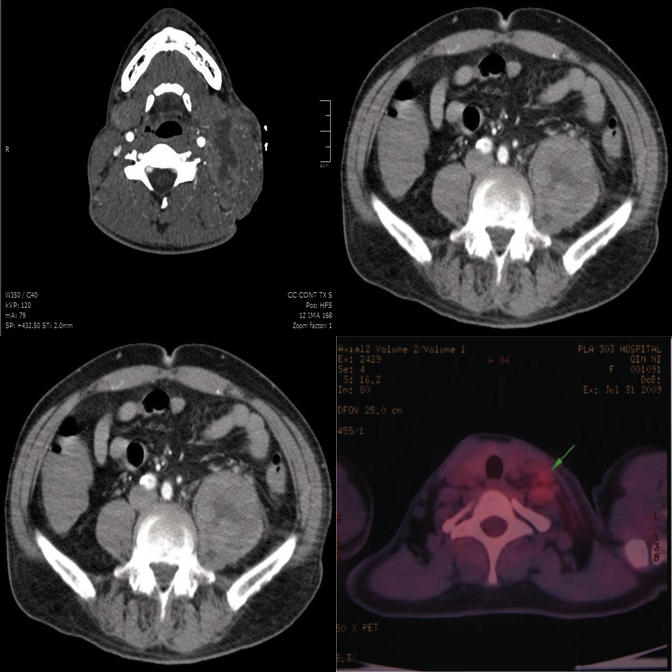
#> input picture assets/example_neg.png, 672 x 672 px
$ python trim.py assets/example_neg.png out.png
#> lines starting #> are read from the running program, lines starting #| are printed output that depends on the picture
#> further down, im is the input picture: PIL image 672x672 RGB; mean R, G, B 49.2, 46.2, 48.1
import sys

try:
    from PIL import Image, ImageChops

    def trim(im):
        # Pick top-left pixel as background color
        bg = Image.new(im.mode, im.size, (255,255,255))
#> bg: PIL image 672x672 RGB; every value is 255
        diff = ImageChops.difference(im, bg)
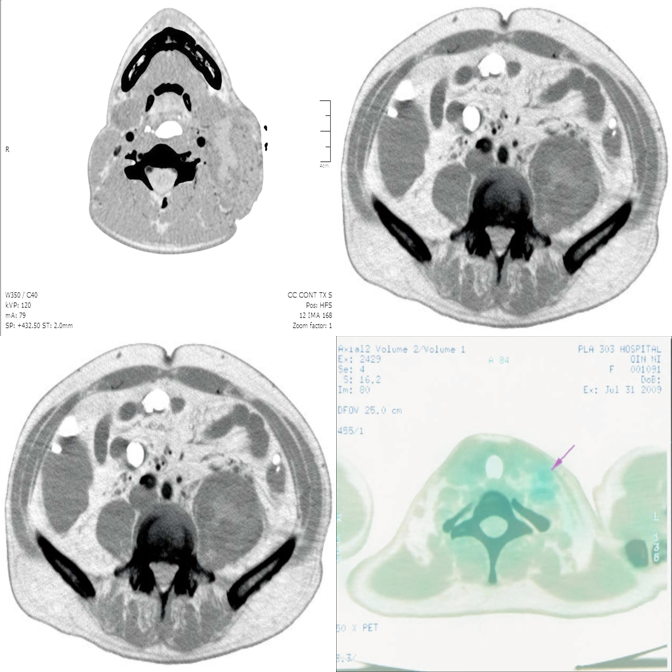
#> diff: PIL image 672x672 RGB; mean R, G, B 205.8, 208.8, 206.9
        diff = ImageChops.add(diff, diff, 2.0, -100)
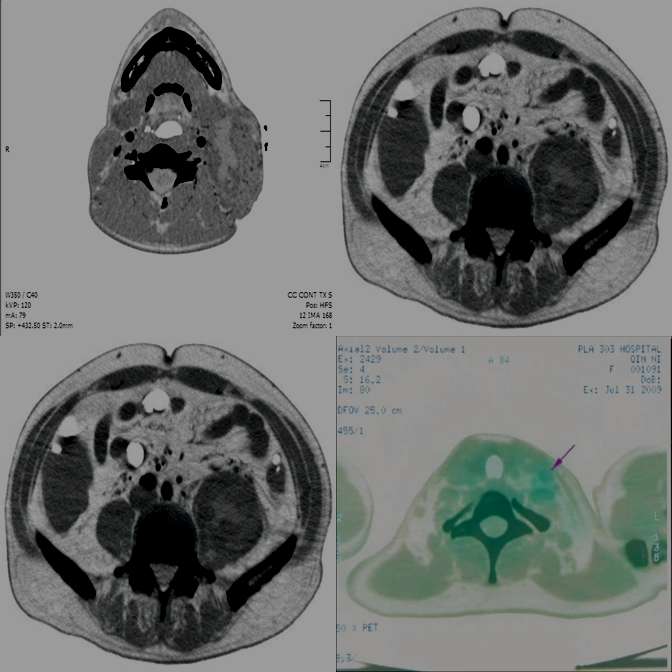
#> diff: PIL image 672x672 RGB; mean R, G, B 109.3, 112.3, 110.3
        bbox = diff.getbbox()
#> bbox = (0, 0, 672, 672)
        if bbox:
            padding = 10
            x1 = max(0, bbox[0] - padding)
#> x1 = 0
            y1 = max(0, bbox[1] - padding)
#> y1 = 0
            x2 = min(im.size[0], bbox[2] + padding)
#> x2 = 672
            y2 = min(im.size[1], bbox[3] + padding)
#> y2 = 672
            return im.crop((x1, y1, x2, y2))
        return im

    img_path = sys.argv[1]
    out_path = sys.argv[2]
    im = Image.open(img_path).convert("RGB")
    cropped = trim(im)
    cropped.save(out_path)
    print("Trimmed successfully to", cropped.size)
#| Trimmed successfully to (672, 672)
except ImportError as e:
    print("PIL not found, copying directly:", e)
    import shutil
    shutil.copyfile(sys.argv[1], sys.argv[2])

$ run again, on assets/example_t2.png
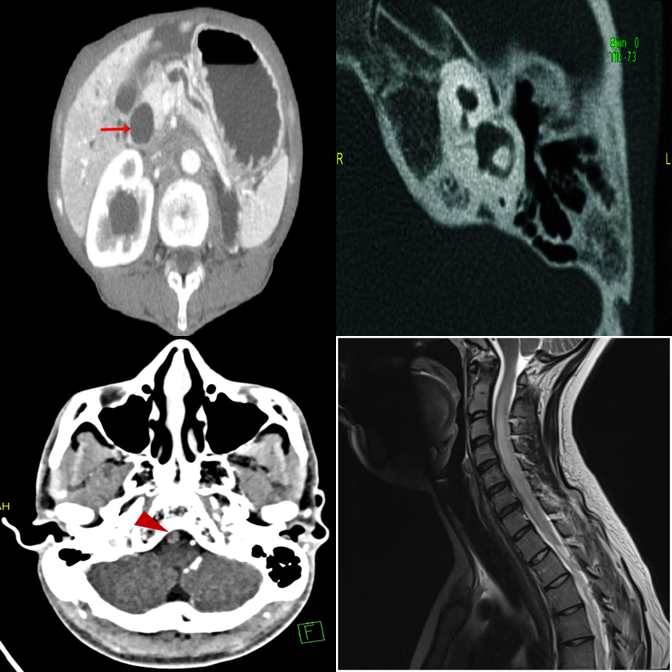
#> input picture assets/example_t2.png, 672 x 672 px
#> im is the input picture: PIL image 672x672 RGB; mean R, G, B 70, 72.8, 72.7
#> bg: PIL image 672x672 RGB; every value is 255
#> in trim, `diff = ImageChops.difference(im, bg)`:
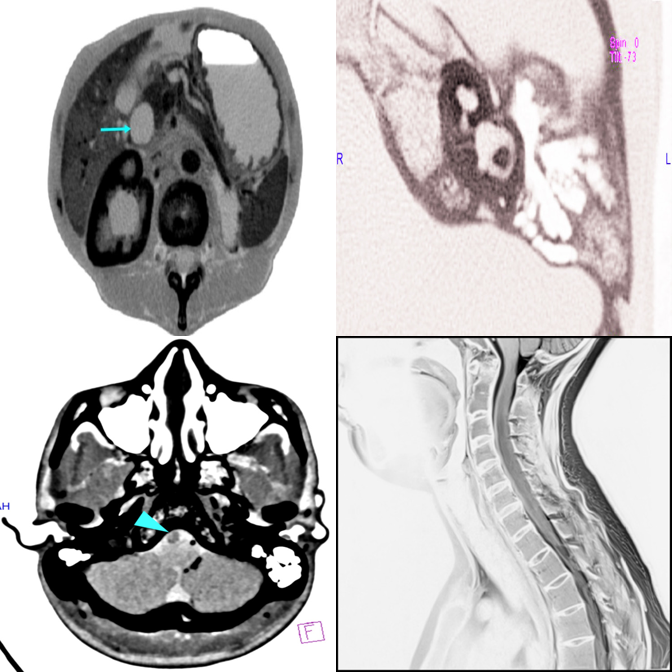
#> diff: PIL image 672x672 RGB; mean R, G, B 185, 182.2, 182.3
#> in trim, `diff = ImageChops.add(diff, diff, 2.0, -100)`:
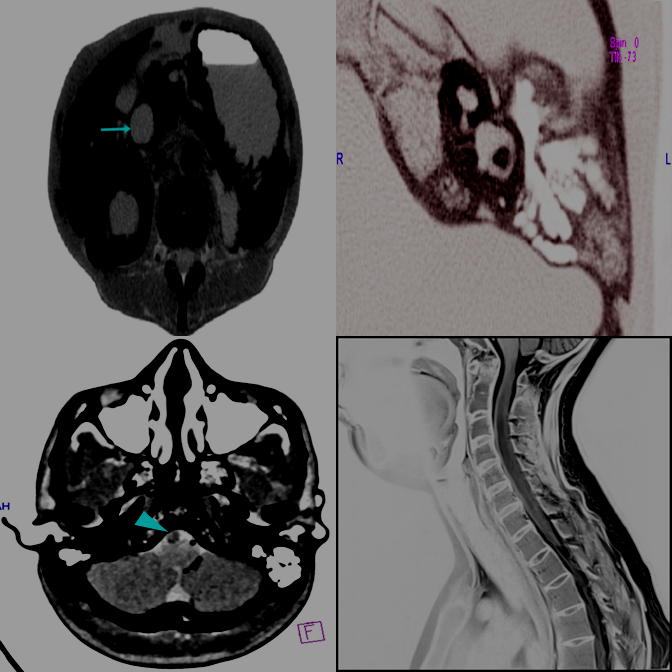
#> diff: PIL image 672x672 RGB; mean R, G, B 96.2, 93.6, 93.6
#> bbox = (0, 0, 672, 672)
#> x1 = 0
#> x2 = 672
#| Trimmed successfully to (672, 672)

$ run again, on assets/example_t3.png
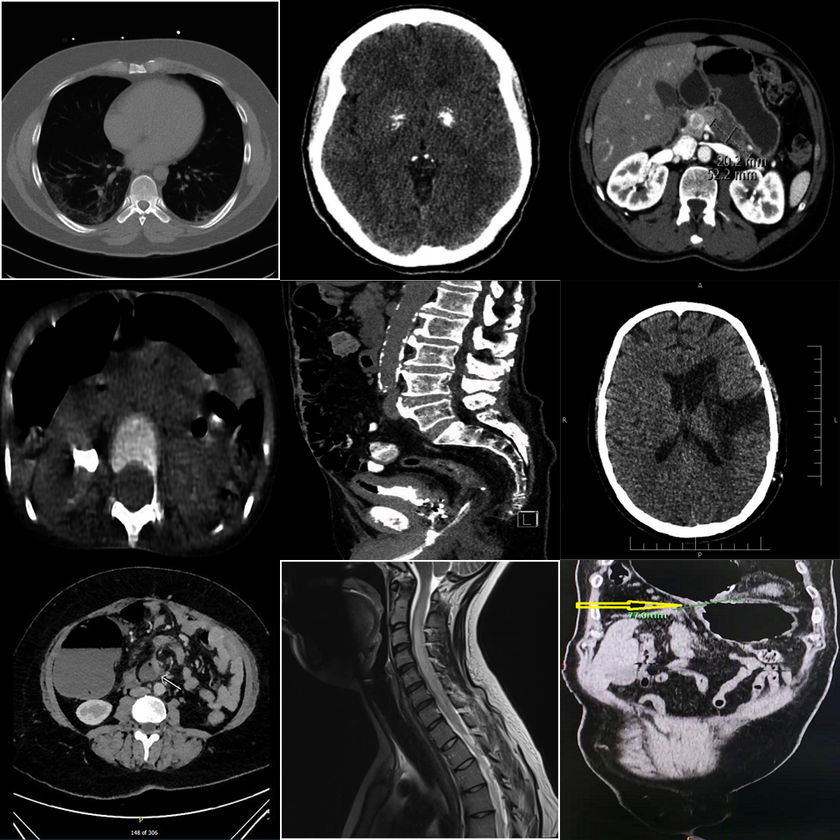
#> input picture assets/example_t3.png, 840 x 840 px, shrunk from 1008 x 1008 before the run
#> im is the input picture: PIL image 840x840 RGB; mean R, G, B 49.3, 49.1, 49.3
#> bg: PIL image 840x840 RGB; every value is 255
#> in trim, `diff = ImageChops.difference(im, bg)`:
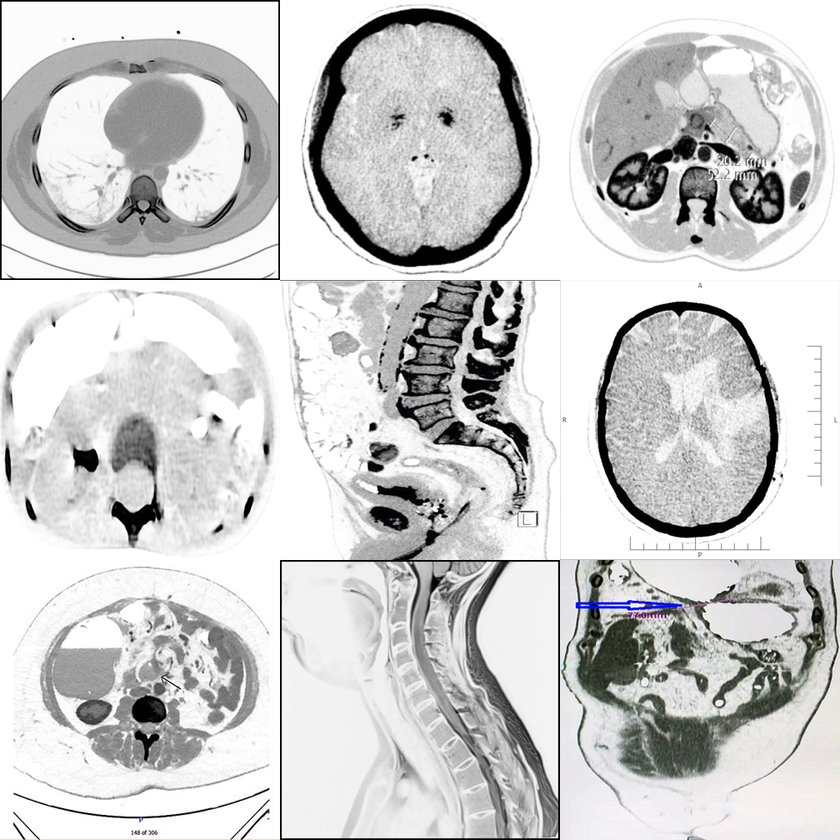
#> diff: PIL image 840x840 RGB; mean R, G, B 205.7, 205.9, 205.7
#> in trim, `diff = ImageChops.add(diff, diff, 2.0, -100)`:
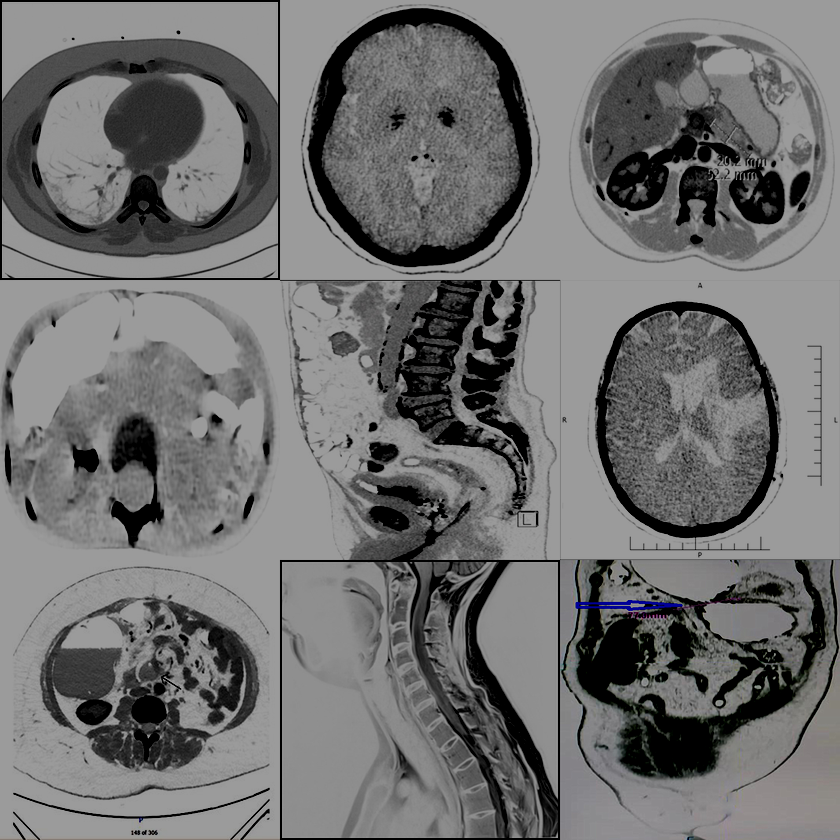
#> diff: PIL image 840x840 RGB; mean R, G, B 111.3, 111.3, 111.3
#> bbox = (0, 0, 840, 840)
#> x1 = 0
#> x2 = 840
#| Trimmed successfully to (840, 840)

$ run again, on assets/example_t3_ct.png
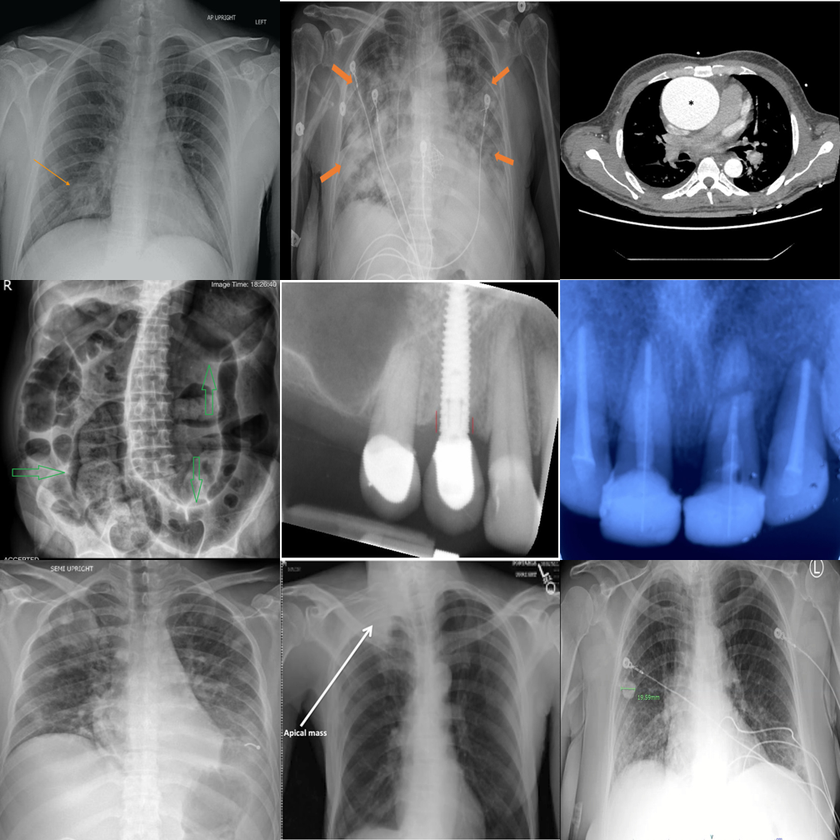
#> input picture assets/example_t3_ct.png, 840 x 840 px, shrunk from 1008 x 1008 before the run
#> im is the input picture: PIL image 840x840 RGB; mean R, G, B 107.8, 112.2, 121.3
#> bg: PIL image 840x840 RGB; every value is 255
#> in trim, `diff = ImageChops.difference(im, bg)`:
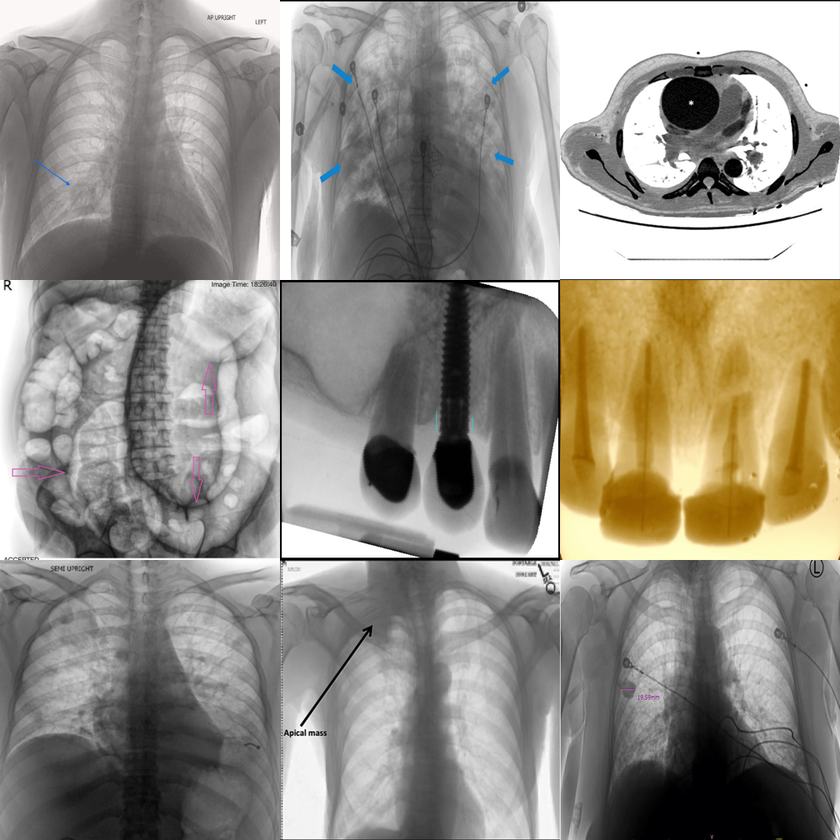
#> diff: PIL image 840x840 RGB; mean R, G, B 147.2, 142.8, 133.7
#> in trim, `diff = ImageChops.add(diff, diff, 2.0, -100)`:
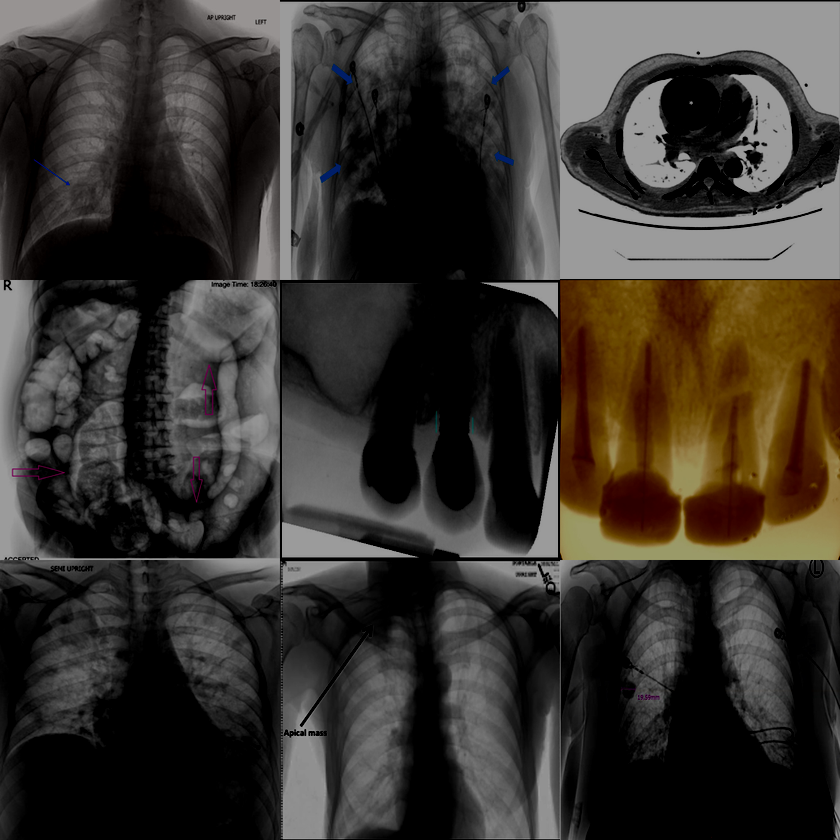
#> diff: PIL image 840x840 RGB; mean R, G, B 56.2, 51.8, 46.7
#> bbox = (0, 0, 840, 840)
#> x1 = 0
#> x2 = 840
#| Trimmed successfully to (840, 840)
